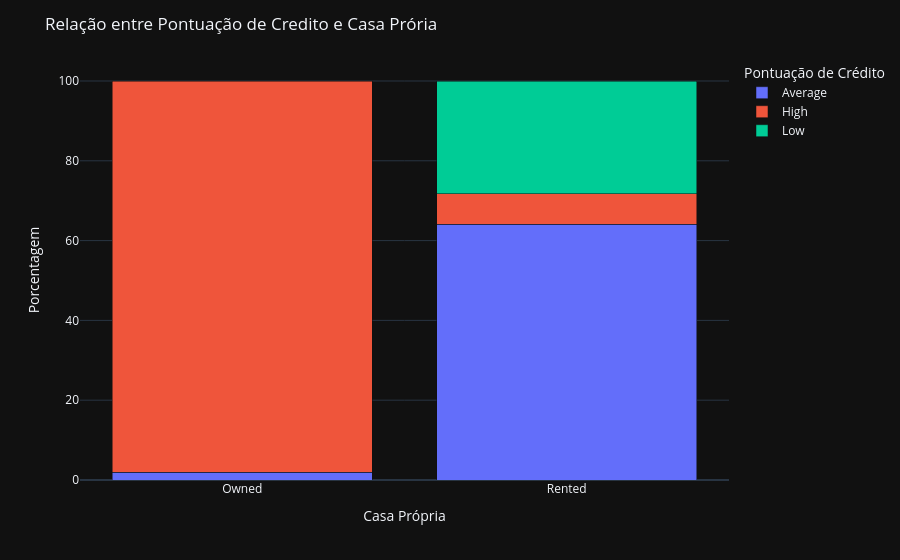

The code cell stored with this chart in its notebook:
### Markdown cell above
## Insight 4

Clientes com maiores salários possuem mais score

### Code cell
# Análise 5 - Clientes com Casa Própria tendem a ter um credit score mais alto?

#Calcular a porcentagem de cada categoria por credit score

df_grouped = df.groupby(['Credit Score', 'Home Ownership']).size().reset_index(name='count')
total_por_credit = df_grouped.groupby('Home Ownership')['count'].transform('sum')
df_grouped['percent'] = (df_grouped['count'] / total_por_credit) * 100

# Cria gráfico de baras empilhadas

fig = px.bar(df_grouped, x='Home Ownership', y='percent', color='Credit Score', barmode='stack',
            labels={'Home Ownership': 'Casa Própria', 'percent': 'Porcentagem', 'Credit Score': 'Pontuação de Crédito'})

fig.update_layout(title='Relação entre Pontuação de Credito e Casa Prória',
                  yaxis_title='Porcentagem',
                  legend_title='Pontuação de Crédito')

fig.show()

### Figure 1 — Plotly figure (JSON) as saved in the notebook; plotly's stock layout.template omitted (floating-point values rounded to 4 significant figures)
{"data": [{"hovertemplate": "Pontuação de Crédito=Average<br>Casa Própria=%{x}<br>Porcentagem=%{y}<extra></extra>", "legendgroup": "Average", "marker": {"color": "#636efa", "pattern": {"shape": ""}}, "name": "Average", "orientation": "v", "showlegend": true, "textposition": "auto", "x": ["Owned", "Rented"], "xaxis": "x", "y": [1.887, 64.15], "yaxis": "y", "type": "bar"}, {"hovertemplate": "Pontuação de Crédito=High<br>Casa Própria=%{x}<br>Porcentagem=%{y}<extra></extra>", "legendgroup": "High", "marker": {"color": "#EF553B", "pattern": {"shape": ""}}, "name": "High", "orientation": "v", "showlegend": true, "textposition": "auto", "x": ["Owned", "Rented"], "xaxis": "x", "y": [98.11, 7.547], "yaxis": "y", "type": "bar"}, {"hovertemplate": "Pontuação de Crédito=Low<br>Casa Própria=%{x}<br>Porcentagem=%{y}<extra></extra>", "legendgroup": "Low", "marker": {"color": "#00cc96", "pattern": {"shape": ""}}, "name": "Low", "orientation": "v", "showlegend": true, "textposition": "auto", "x": ["Rented"], "xaxis": "x", "y": [28.3], "yaxis": "y", "type": "bar"}], "layout": {"xaxis": {"anchor": "y", "domain": [0.0, 1.0], "title": {"text": "Casa Própria"}}, "yaxis": {"anchor": "x", "domain": [0.0, 1.0], "title": {"text": "Porcentagem"}}, "legend": {"title": {"text": "Pontuação de Crédito"}, "tracegroupgap": 0}, "margin": {"t": 60}, "barmode": "stack", "title": {"text": "Relação entre Pontuação de Credito e Casa Prória"}}}
